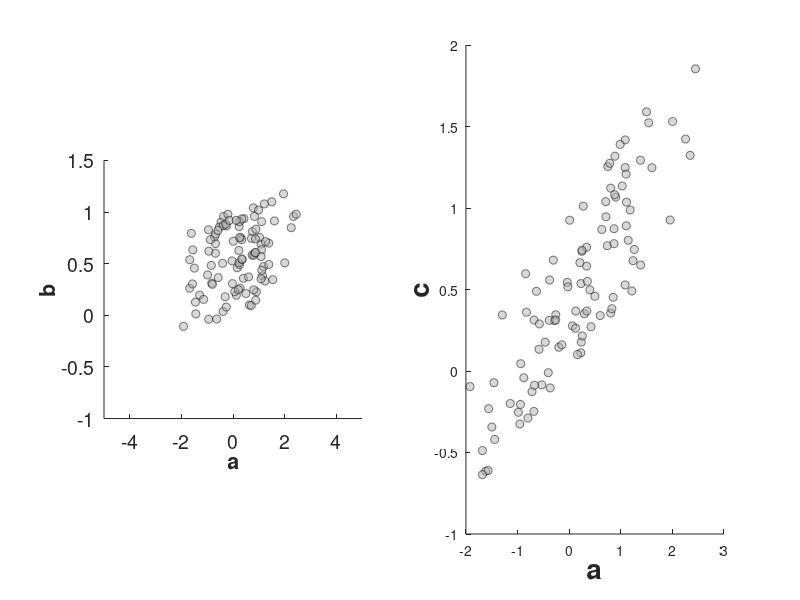

Reproduce this figure in MATLAB. (Note: this script raises an error after producing the figure.)
%% dependencies

% Spearman's correlation is computed using the Robust Correlation Toolbox
% https://sourceforge.net/projects/robustcorrtool/
% That toolbox also contains functions to compute the winsorized
% correlation, the skipped correlation and a few other goodies.

%% CASE 1 ================================================================
%% create & illustrate data

rng(2)

Np = 100; % sample size / number of participants
a = randn(1,Np);
b = a * .1 + rand(1,Np);
c = a * .4 + rand(1,Np);

figure('Color','w')
subplot(1,2,1)
scatter(a,b,'MarkerEdgeColor','k','MarkerFaceColor',[.7 .7 .7],'MarkerEdgeAlpha',.5,'MarkerFaceAlpha',.5)
xlabel('a','FontSize',20,'FontWeight','bold')
ylabel('b','FontSize',20,'FontWeight','bold')

subplot(1,2,2)
scatter(a,c,'MarkerEdgeColor','k','MarkerFaceColor',[.7 .7 .7],'MarkerEdgeAlpha',.5,'MarkerFaceAlpha',.5)
xlabel('a','FontSize',20,'FontWeight','bold')
ylabel('c','FontSize',20,'FontWeight','bold')

for sub = 1:2
    subplot(1,2,sub)
    axis square
    set(gca,'FontSize',14,'XLim',[-5 5],'YLim',[-1 1.5])
    lsline
end

corr1 = Spearman(a,b);
corr2 = Spearman(a,c);

%% bootstrap

Nb = 500;
bootcorr1 = zeros(Nb,1);
bootcorr2 = zeros(Nb,1);

for B = 1:Nb
    
    bootsample = randi(Np,1,Np);
    bootcorr1(B) = Spearman(a(bootsample),b(bootsample),0);
    bootcorr2(B) = Spearman(a(bootsample),c(bootsample),0);
    
end

%% confidence intervals

alpha = 0.05; % probability coverage - 0.05 for 95% CI
hi = floor((1-alpha/2)*Nb+.5);
lo = floor((alpha/2)*Nb+.5);

% for each correlation
boot1sort = sort(bootcorr1);
boot2sort = sort(bootcorr2);
boot1ci = [boot1sort(lo) boot1sort(hi)]; 
boot2ci = [boot2sort(lo) boot2sort(hi)]; 

% for the difference between correlations
bootdiff = bootcorr1 - bootcorr2;
bootdiffsort = sort(bootdiff);
diffci = [bootdiffsort(lo) bootdiffsort(hi)]; 
pvalue = mean(bootdiffsort<0);
pvalue = 2*min(pvalue,1-pvalue);

fprintf('==========================\n')
fprintf('corr(a,b) = %.2f [%.2f %.2f]\n',corr1,boot1ci(1),boot1ci(2))
fprintf('corr(a,c) = %.2f [%.2f %.2f]\n',corr2,boot2ci(1),boot2ci(2))
fprintf('difference = %.2f [%.2f %.2f]\n',corr1-corr2,diffci(1),diffci(2))

%% illustrate bootstrap distribution + confidence interval

cdiff = corr1-corr2;

figure('Color','w'); hold on
hist(bootdiff,50)
h = findobj(gca,'Type','patch');
h.FaceColor = [0 .5 .5];
h.EdgeColor = 'w';
v = axis;
plot([cdiff cdiff],[v(3) v(4)],'k','LineWidth',5)
plot([diffci(1) diffci(1)],[v(3) v(4)],'k')
plot([diffci(2) diffci(2)],[v(3) v(4)],'k')
set(gca,'FontSize',14,'Layer','Top')

%% CASE 2 ================================================================
%% create & illustrate data

rng(2)

Np = 100; % sample size / number of participants
a1 = randn(1,Np);
b1 = a * .1 + rand(1,Np);
a2 = a1 + rand(1,Np);
b2 = a2 * .2 + rand(1,Np);

figure('Color','w')
subplot(1,2,1)
scatter(a1,b1,'MarkerEdgeColor','k','MarkerFaceColor',[.7 .7 .7],'MarkerEdgeAlpha',.5,'MarkerFaceAlpha',.5)
xlabel('a1','FontSize',20,'FontWeight','bold')
ylabel('b1','FontSize',20,'FontWeight','bold')

subplot(1,2,2)
scatter(a2,b2,'MarkerEdgeColor','k','MarkerFaceColor',[.7 .7 .7],'MarkerEdgeAlpha',.5,'MarkerFaceAlpha',.5)
xlabel('a2','FontSize',20,'FontWeight','bold')
ylabel('b2','FontSize',20,'FontWeight','bold')

for sub = 1:2
    subplot(1,2,sub)
    axis square
    set(gca,'FontSize',14,'XLim',[-5 5],'YLim',[-1 1.5])
    lsline
end

corr1 = Spearman(a1,b1);
corr2 = Spearman(a2,b2);

%% bootstrap

Nb = 500;
bootcorr1 = zeros(Nb,1);
bootcorr2 = zeros(Nb,1);

for B = 1:Nb
    
    bootsample = randi(Np,1,Np);
    bootcorr1(B) = Spearman(a1(bootsample),b1(bootsample),0);
    bootcorr2(B) = Spearman(a2(bootsample),b2(bootsample),0);
    
end

%% confidence intervals

alpha = 0.05; % probability coverage - 0.05 for 95% CI
hi = floor((1-alpha/2)*Nb+.5);
lo = floor((alpha/2)*Nb+.5);

% for each correlation
boot1sort = sort(bootcorr1);
boot2sort = sort(bootcorr2);
boot1ci = [boot1sort(lo) boot1sort(hi)]; 
boot2ci = [boot2sort(lo) boot2sort(hi)]; 

% for the difference between correlations
bootdiff = bootcorr1 - bootcorr2;
bootdiffsort = sort(bootdiff);
diffci = [bootdiffsort(lo) bootdiffsort(hi)]; 
pvalue = mean(bootdiffsort<0);
pvalue = 2*min(pvalue,1-pvalue);

fprintf('==========================\n')
fprintf('corr(a1,b1) = %.2f [%.2f %.2f]\n',corr1,boot1ci(1),boot1ci(2))
fprintf('corr(a2,b2) = %.2f [%.2f %.2f]\n',corr2,boot2ci(1),boot2ci(2))
fprintf('difference = %.2f [%.2f %.2f]\n',corr1-corr2,diffci(1),diffci(2))

%% illustrate bootstrap distribution + confidence interval

cdiff = corr1-corr2;

figure('Color','w'); hold on
hist(bootdiff,50)
h = findobj(gca,'Type','patch');
h.FaceColor = [0 .5 .5];
h.EdgeColor = 'w';
v = axis;
plot([cdiff cdiff],[v(3) v(4)],'k','LineWidth',5)
plot([diffci(1) diffci(1)],[v(3) v(4)],'k')
plot([diffci(2) diffci(2)],[v(3) v(4)],'k')
plot([0 0],[v(3) v(4)],'k--','LineWidth',3)
set(gca,'FontSize',14,'Layer','Top')

%% highest-density interval
% A HDI can be calculated suing the hdi() function
% the hdi() function is available on github:
% <https://github.com/GRousselet/matlab_stats>

credmass = 0.8; % mass within interval = scalar between 0 and 1
bootdiff_hdi = hdi(bootdiff, credmass);
